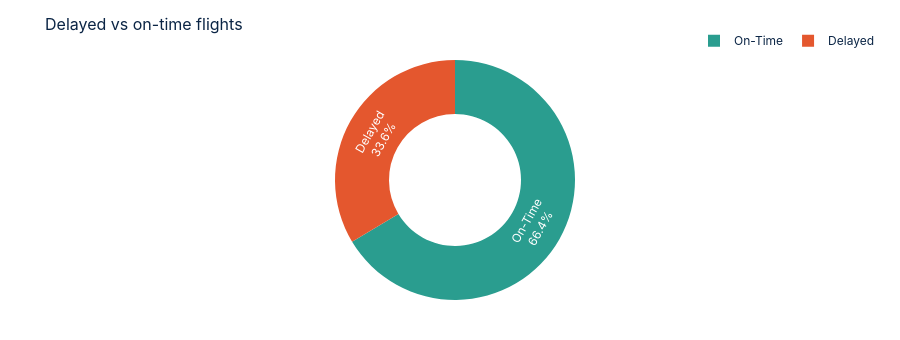
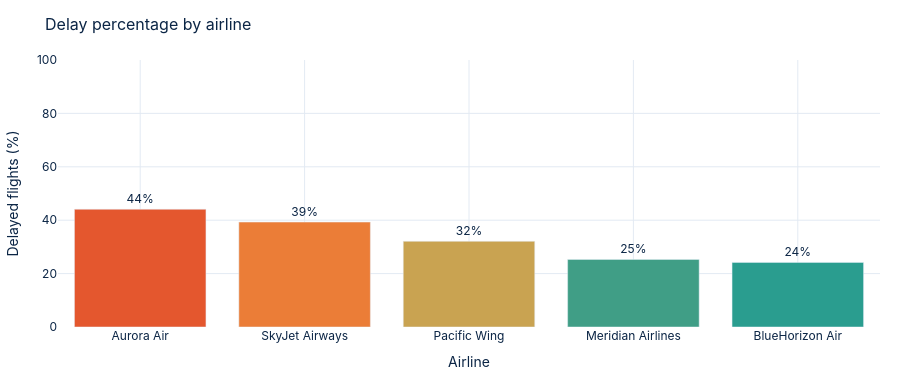
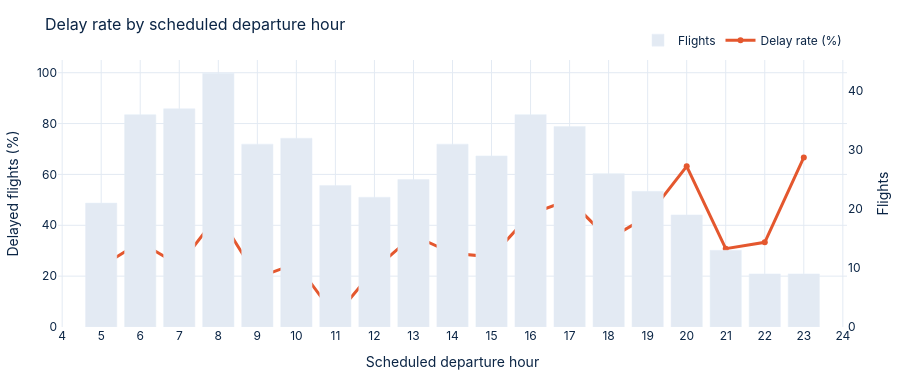

Notebook code cell kept with these figures, in order:
### Markdown cell above
## 11. Analytics
These show **associations** in the dataset; they do not establish causation.

### Code cell
df = data.copy()
status_chart(df).show()
delay_rate_chart(df, "Airline", "Delay percentage by airline").show()
delay_by_hour_chart(df).show()
delay_rate_chart(df, "Weather_Condition", "Delay patterns by weather", WEATHER_CONDITIONS).show()
delay_rate_chart(df, "Traffic_Level", "Delay patterns by traffic level", TRAFFIC_LEVELS).show()
delay_distribution_chart(df).show()
origin_destination_heatmap(df).show()

### Figure 1 — Plotly figure (JSON) as saved in the notebook; plotly's stock layout.template omitted (floating-point values rounded to 4 significant figures)
{"data": [{"hole": 0.55, "labels": ["On-Time", "Delayed"], "marker": {"colors": ["#2A9D8F", "#E4572E"]}, "textinfo": "label+percent", "type": "pie", "values": [332, 168]}], "layout": {"font": {"color": "#0B2545", "family": "Inter, Segoe UI, Arial, sans-serif"}, "height": 340, "legend": {"orientation": "h", "x": 1, "xanchor": "right", "y": 1.02, "yanchor": "bottom"}, "margin": {"b": 40, "l": 30, "r": 20, "t": 60}, "paper_bgcolor": "white", "plot_bgcolor": "white", "title": {"font": {"color": "#0B2545", "size": 16}, "text": "Delayed vs on-time flights"}, "xaxis": {"gridcolor": "#E3EAF3", "zeroline": false}, "yaxis": {"gridcolor": "#E3EAF3", "zeroline": false}}}

### Figure 2 — Plotly figure (JSON) as saved in the notebook; plotly's stock layout.template omitted (floating-point values rounded to 4 significant figures)
{"data": [{"customdata": [[93, 41], [140, 55], [81, 26], [95, 24], [91, 22]], "hovertemplate": "Airline=%{x}<br>Delay_Rate_%=%{marker.color}<br>Flights=%{customdata[0]}<br>Delayed=%{customdata[1]}<extra></extra>", "legendgroup": "", "marker": {"color": [44.1, 39.3, 32.1, 25.3, 24.2], "coloraxis": "coloraxis", "pattern": {"shape": ""}}, "name": "", "orientation": "v", "showlegend": false, "text": [44.1, 39.3, 32.1, 25.3, 24.2], "textposition": "outside", "texttemplate": "%{text:.0f}%", "type": "bar", "x": ["Aurora Air", "SkyJet Airways", "Pacific Wing", "Meridian Airlines", "BlueHorizon Air"], "xaxis": "x", "y": [44.1, 39.3, 32.1, 25.3, 24.2], "yaxis": "y"}], "layout": {"barmode": "relative", "coloraxis": {"autocolorscale": false, "colorbar": {"title": {"text": "Delay_Rate_%"}}, "colorscale": [[0.0, "#2A9D8F"], [0.5, "#F2A541"], [1.0, "#E4572E"]], "showscale": false}, "font": {"color": "#0B2545", "family": "Inter, Segoe UI, Arial, sans-serif"}, "height": 380, "legend": {"orientation": "h", "tracegroupgap": 0, "x": 1, "xanchor": "right", "y": 1.02, "yanchor": "bottom"}, "margin": {"b": 40, "l": 30, "r": 20, "t": 60}, "paper_bgcolor": "white", "plot_bgcolor": "white", "title": {"font": {"color": "#0B2545", "size": 16}, "text": "Delay percentage by airline"}, "xaxis": {"anchor": "y", "domain": [0.0, 1.0], "gridcolor": "#E3EAF3", "title": {"text": "Airline"}, "zeroline": false}, "yaxis": {"anchor": "x", "domain": [0.0, 1.0], "gridcolor": "#E3EAF3", "range": [0, 100], "title": {"text": "Delayed flights (%)"}, "zeroline": false}}}

### Figure 3 — Plotly figure (JSON) as saved in the notebook; plotly's stock layout.template omitted (floating-point values rounded to 4 significant figures)
{"data": [{"marker": {"color": "#E3EAF3"}, "name": "Flights", "type": "bar", "x": [5, 6, 7, 8, 9, 10, 11, 12, 13, 14, 15, 16, 17, 18, 19, 20, 21, 22, 23], "y": [21, 36, 37, 43, 31, 32, 24, 22, 25, 31, 29, 36, 34, 26, 23, 19, 13, 9, 9], "yaxis": "y2"}, {"line": {"color": "#E4572E", "width": 3}, "mode": "lines+markers", "name": "Delay rate (%)", "type": "scatter", "x": [5, 6, 7, 8, 9, 10, 11, 12, 13, 14, 15, 16, 17, 18, 19, 20, 21, 22, 23], "y": [23.8, 33.3, 24.3, 44.2, 19.4, 25.0, 4.2, 22.7, 36.0, 29.0, 27.6, 44.4, 50.0, 34.6, 43.5, 63.2, 30.8, 33.3, 66.7]}], "layout": {"font": {"color": "#0B2545", "family": "Inter, Segoe UI, Arial, sans-serif"}, "height": 380, "legend": {"orientation": "h", "x": 1, "xanchor": "right", "y": 1.02, "yanchor": "bottom"}, "margin": {"b": 40, "l": 30, "r": 20, "t": 60}, "paper_bgcolor": "white", "plot_bgcolor": "white", "title": {"font": {"color": "#0B2545", "size": 16}, "text": "Delay rate by scheduled departure hour"}, "xaxis": {"dtick": 1, "gridcolor": "#E3EAF3", "title": {"text": "Scheduled departure hour"}, "zeroline": false}, "yaxis": {"gridcolor": "#E3EAF3", "range": [0, 105], "title": {"text": "Delayed flights (%)"}, "zeroline": false}, "yaxis2": {"gridcolor": "#E3EAF3", "overlaying": "y", "showgrid": false, "side": "right", "title": {"text": "Flights"}, "zeroline": false}}}
